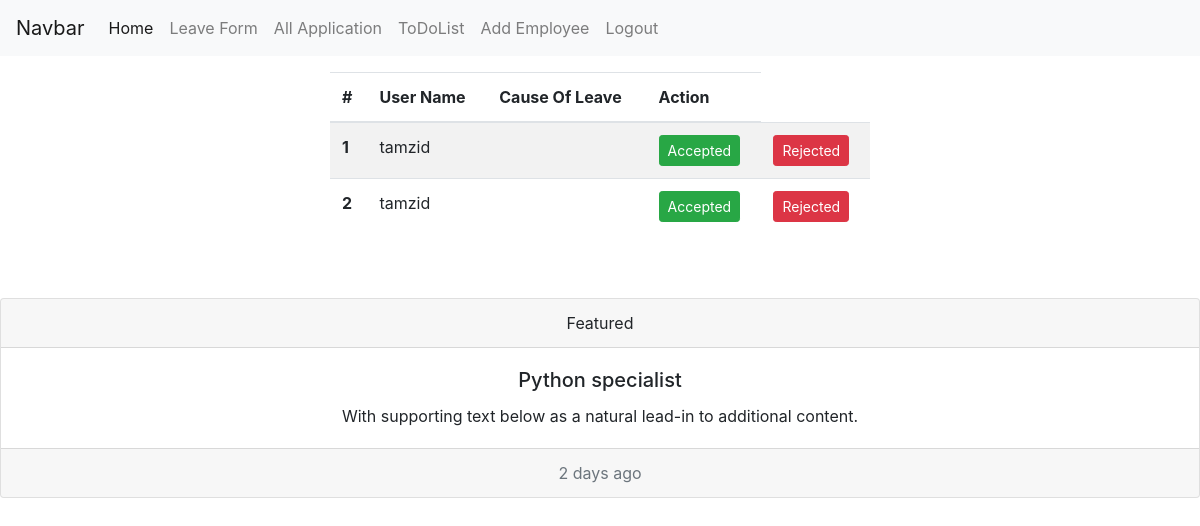
The page /all-application (signed in) on the database as committed earlier.
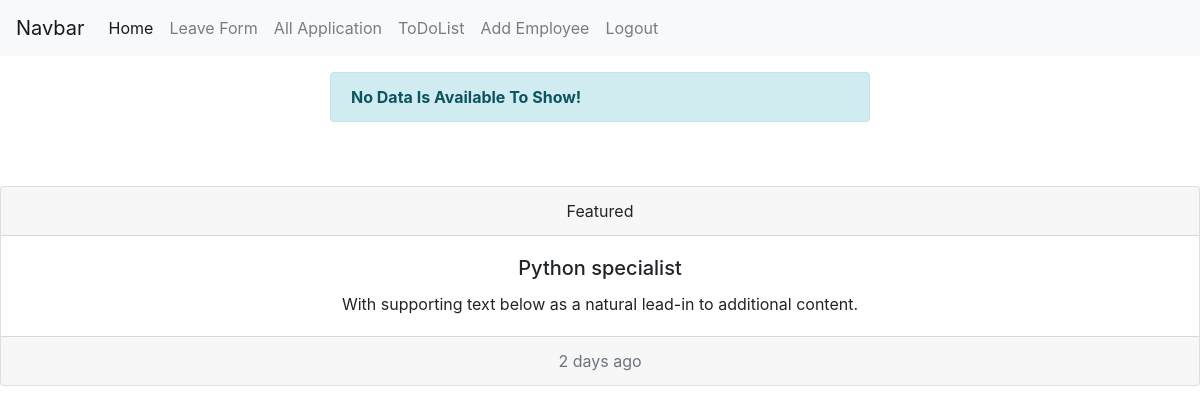
The same page on the database as committed later.
### emsapp/models.py (models this page shows, shortened)
class LeaveApplication(models.Model):
    user = models.ForeignKey(User, on_delete=models.CASCADE)
    cause_of_leave = models.TextField(blank = True, null = True)
    start_date = models.DateField(blank = True, null = True)
    end_date = models.DateField(blank = True, null = True)
    checked = models.BooleanField(default=False)
    approved = models.BooleanField(default=False)

### emsapp/views.py (the view)
# urls.py: path('all-application', all_application, name='all_application'),
@login_required(login_url='/')
def all_application(request):
    applications = LeaveApplication.objects.filter(checked = False)
    context = {'applications':applications}
    return render(request, 'all_application.html', context)

### templates/all_application.html
{% extends 'base.html' %}
{% block content %}
<div class="container">
    <div class="row">
        <div class="col-md-6 m-auto pt-3">
            {% if applications %}
            <table class="table table-striped">
                <thead>
                  <tr>
                    <th scope="col">#</th>
                    <th scope="col">User Name</th>
                    <th scope="col">Cause Of Leave</th>
                    <th scope="col">Action</th>
                  </tr>
                </thead>
                <tbody>
                  {% for application in applications %}
                  <tr>
                    <th scope="row">{{ forloop.counter }}</th>
                    <td>{{ application.user.username }}</td>
                    <td>{{ application.cause_of_leave }}</td>
                    <td><a href="{% url 'application_approval' application.id 1 %}"><button class="btn btn-success btn-sm">Accepted</button></a></td>
                    <td><a href="{% url 'application_approval' application.id 0 %}"><button class="btn btn-danger btn-sm">Rejected</button></a></td>
                  </tr>
                  {% endfor %}
                </tbody>
              </table>
            {% else %}
            <div class="alert alert-info">
                <strong>No Data Is Available To Show!</strong>
              </div>
            {% endif %}
        </div>
    </div>
</div>
{% endblock %}

Rows that differ between the two databases and show on the page:
no longer on this page (row edited): LeaveApplication: user.username "tamzid"
no longer on this page (row edited): LeaveApplication: user.username "tamzid"
Other text that changed with them:
text no longer shown: "# User Name Cause Of Leave Action"
text now shown: "No Data Is Available To Show!"
